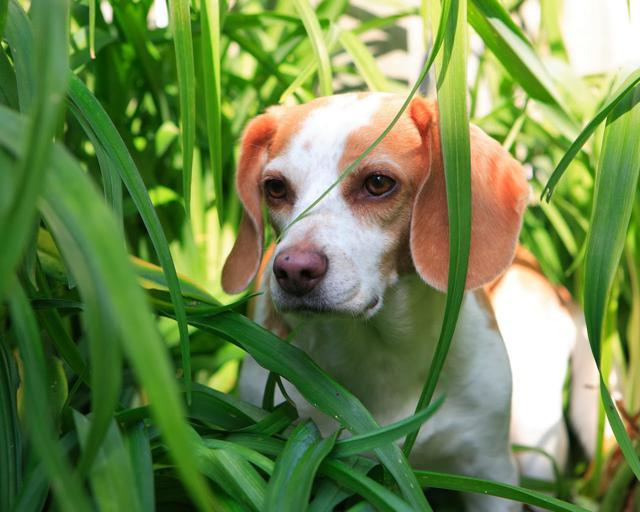
#> input picture service/dog_640_512.jpg, 640 x 512 px, found by its file name
$ python crop_input.py
#> lines starting #> are read from the running program, lines starting #| are printed output that depends on the picture
from PIL import Image

# INPUTS: Number of output images
input_image = "../data/dog_640_512.jpg"
output_path = "./cropped_data"

# Get input image info
image = Image.open(input_image)
#> image is the input picture: PIL image 640x512 RGB; mean R, G, B 111.3, 136.1, 78.6
width, height = image.size
#> width = 640; height = 512

# Define stride and window size
window_size = 200
stride = 20

# Steps list
width_list = range(0, width-window_size-stride, stride)
height_list = range(0, height-window_size-stride, stride)

index = 0

for h in height_list:
    for w in width_list:
        while True:
            save_path = output_path+'/'+str(index).zfill(3)+".jpg"
            box = (w, h, w + window_size, h + window_size)
#> box = (0, 0, 200, 200)
            image.crop(box).save(save_path)
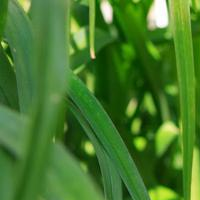
#> saved as 000.jpg: PIL image 200x200 RGB; mean R, G, B 69.5, 121.3, 43.1
            index += 1
            try:
                Image.open(save_path)
            except Exception as e:
                print(e)
                continue
            break
